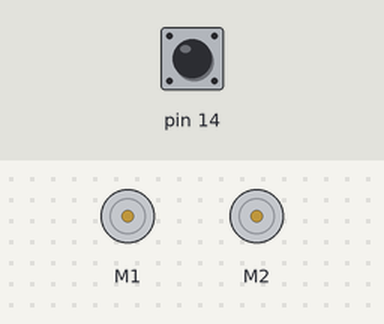
A sketch run on a simulated Arduino Leonardo, built with avr-gcc and run on an emulated ATmega32U4. Shown: 2 × DC motor (green arrow = forward, orange = backward, longer = faster). Inputs (shaded band) come from the test bench; at power-on: pin 14 HIGH.

Above: at 0.8 s.
0.9 s: pin 14 pulled LOW for 0.15 s
At 2.3 s:
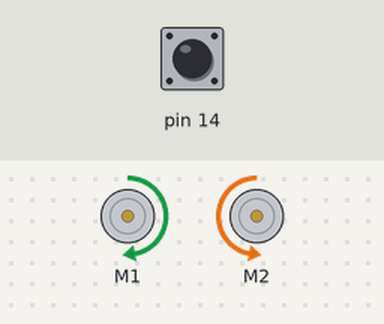
Timing chart, 0 to 9.9 s (numbered marks = the images above; inputs shaded):
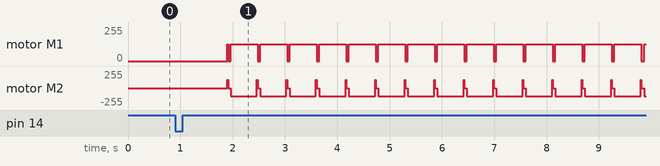

Measured:
- after the input at 0.9 s, motor M1: stopped → forward 127/255 after 1.0 s, then repeats every 0.56 s: stopped 0.05 s, forward 127/255 0.51 s; motor M2: stopped → forward 127/255 after 1.0 s, then repeats every 0.56 s: stopped 0.05 s, backward 127/255 0.50 s, forward 127/255 0.01 s

The sketch:

StudsaRuntFacit.ino
```cpp
// (licence header left out)
#include <Wire.h>
#include <Zumo32U4.h>

Zumo32U4Motors larver;
Zumo32U4LineSensors linjeSensorer;
Zumo32U4ButtonA buttonA;

void setup()
{
  linjeSensorer.initFiveSensors(); // Starta sensorerna

  while (!buttonA.getSingleDebouncedPress()); // Vänta på att knappen A ska tryckas
  delay(1000);

  // Kör framåt - testa med andra värden än 200, byt alla 200 mot 400 i hela programmet!
  larver.setLeftSpeed(200);
  larver.setRightSpeed(200);
}

void loop()
{
  uint16_t linjeSensorVarden[5];

  delay(10); // Läs inte sensorerna för ofta så vänta 1/100 sek

  // Läs linjesensorerna
  linjeSensorer.read(linjeSensorVarden, QTR_EMITTERS_ON);

  // Använd en if-sats för att testa värdet på vänster linjesensor
  if (linjeSensorVarden[0] < 500) { // Testen antar svart underlag och vit linje

  // Testa både höger och vänster linjesensor
  // Byt ut if-satsen ovan mot följande rad om roboten kör ut från banan av sig självt ofta
  // if (linjeSensorVarden[0] < 500 || linjeSensorVarden[4] < 500) {

    // Bromsa

    //    larver.setLeftSpeed(-200); // Back full fart - Dessa rader behövs om roboten kör ut ibland!
    //    larver.setRightSpeed(-200);
    //    delay(200);                // Men bara en kort stund, 2/10 sekund

    larver.setLeftSpeed(0);    // Stanna sedan!
    larver.setRightSpeed(0);
    delay(50);                 // Vänta lite på att motorn stannar

    // Snurra lite
    larver.setLeftSpeed(200);
    larver.setRightSpeed(-200);
    delay(500);                  // Vänta tills vi snurrat klart

    // Så sätter vi fart igen
    // Kör framåt
    larver.setLeftSpeed(200);
    larver.setRightSpeed(200);
  }
}
```
